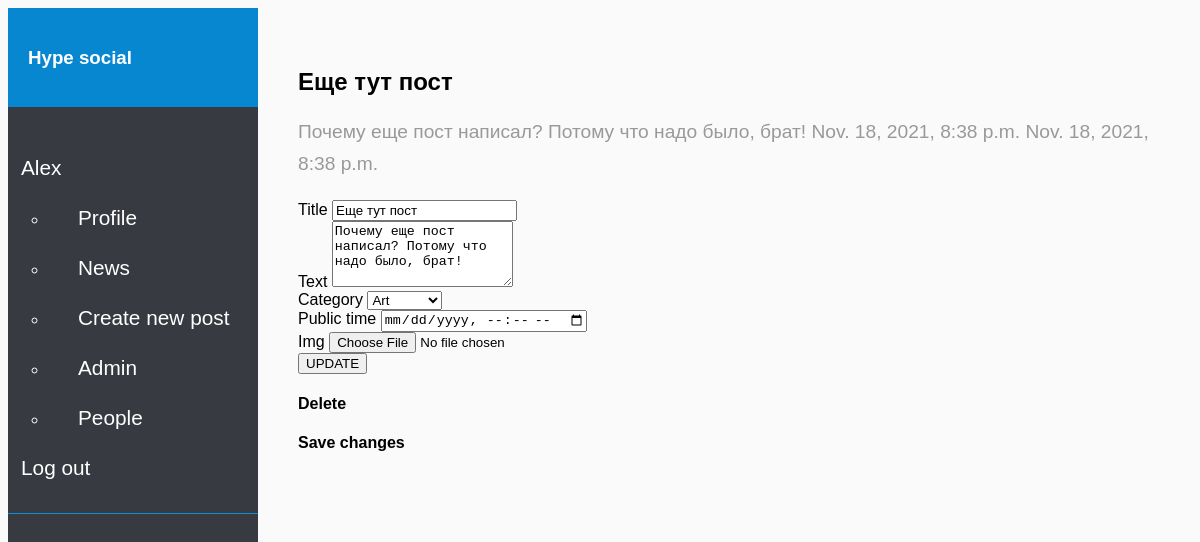
The page /api/test/5/ (signed in) on the database its author committed.
### user/models.py (models this page shows, shortened)
class Post(models.Model):
    title = models.CharField(max_length=140)
    text = models.TextField(verbose_name='text')
    category = models.PositiveSmallIntegerField('category', choices=Category_choices)
    author = models.ForeignKey(Profile, on_delete=models.CASCADE, default=None)
    public_time = models.DateTimeField(default=timezone.now)
    img = models.ImageField(upload_to='posts/', blank=True, null=True, default="add img")

### user/views.py (the view, shortened to what this page needs)
# urls.py: path('test/<int:pk>/', NewPostDetail.as_view(), name="new_posT"),# upload and delete new post
class NewPostDetail(APIView):
    permission_classes = [IsAuthenticated]
    serializer_class = PostSerializer
    renderer_classes = [TemplateHTMLRenderer]
    template_name = "user/new_api_post.html"
    def get(self, request, pk):
        post = get_object_or_404(Post, pk=pk)
        serializer = PostSerializer(post)
        return Response({'serializer': serializer, 'post': post})

### user/templates/user/new_api_post.html (shortened to what this page needs)
{% extends "user/news.html" %}
{% load rest_framework %}
{% block content %}
  <H2>{{post.title}}</H2>
  <p>{{post.text}}
      {{post.public_time}}
      {{post.public_time}}
  </p>
<form action="{% url 'new_posT' pk=post.pk %}" method="post" enctype="multipart/form-data">
  {% render_form serializer %}
    <button type="submit" class="btn btn-default">UPDATE</button>
</form>
<h4><a href="{% url 'delete' pk=post.pk %}">Delete</a></h4>
<h4><a href="{% url 'post_detail' pk=post.pk %}">Save changes</a></h4>
{% endblock %}

### user/templates/user/news.html (shortened to what this page needs)
{% load rest_framework %}
{% load static %}
{% load thumbnail %}
<html lang="en">
 <html lang="en"><head>
 <link rel="stylesheet" href="{% static 'css/main.css'%}" >
 </head>
<body>
<div class="wrapper">
        <nav id="sidebar">
            <div class="sidebar-header">
                <h3>Hype social</h3>
            </div>
            <ul class="list-unstyled components">
                <li class="active">
                    {% if user.is_authenticated %}
                    <a href="#homeSubmenu" data-toggle="collapse" aria-expanded="false" class="dropdown-toggle">{{ user.get_username }}</a>
                    <ul class="collapse list-unstyled" >
                        <li>
                            <a href="{% url 'personal_page' %}">Profile</a>
                        </li>
                        <li>
                            <a href="{% url 'news' %}">News</a>
                        </li>
                        <li>
                            <a href="{% url 'create_post' %}">Create new post</a>
                        </li>
                        <li>
                            <a href="/admin/">Admin</a>
                        </li>
                        <li>
                            <a href="{% url 'people' %}">People</a>
                        </li>
                    </ul>
                </li>
                <li><a href="/accounts/logout/">Log out</a></li>
            </ul>
            {% else %}
                    <ul class="collapse list-unstyled" >
                <li>
                    <a href="/accounts/login">LogIn</a>
                </li>
              {% endif %}
        </nav>
        <div id="content">
         {% block content %}{% endblock %}
</div>
</div>
</body></html>

### user/static/css/main.css (style rules this page uses)
body { font-family: "Gill Sans", sans-serif; background: #fafafa; }
p { font-family: "Gill Sans", sans-serif; font-size: 1.2em; font-weight: 300; line-height: 1.7em; color: #999; }
a, a:hover, a:focus { color: inherit; text-decoration: none; transition: all 0.3s; }
.wrapper { display: flex; width: 100%; align-items: stretch; }
#sidebar { min-width: 250px; max-width: 250px; background: #383a42; color: #fff; transition: all 0.5s; }
#sidebar .sidebar-header { padding: 20px; background: #0887d1; }
#sidebar ul.components { padding: 20px 0; border-bottom: 1px solid #0991d6; }
#sidebar ul li a { padding: 13px; font-size: 1.3em; display: block; }
#sidebar ul li.active>a, a[aria-expanded="true"] { color: #fff; background: #383a42; }
a[data-toggle="collapse"] { position: relative; }
.dropdown-toggle::after { display: block; position: absolute; top: 50%; right: 20px; transform: translateY(-50%); }
ul ul a { font-size: 1.3em !important; padding-left: 30px !important; background: #383a42; }
#content { width: 100%; padding: 40px; min-height: 100vh; transition: all 0.5s; }

### rows shown on the page
Post: title "Еще тут пост", text "Почему еще пост написал? Потому что надо было, брат!", public_time "Nov. 18, 2021, 8:38 p.m.", category "Art"

### other values the page prints
{{ user.get_username }} "Alex"
